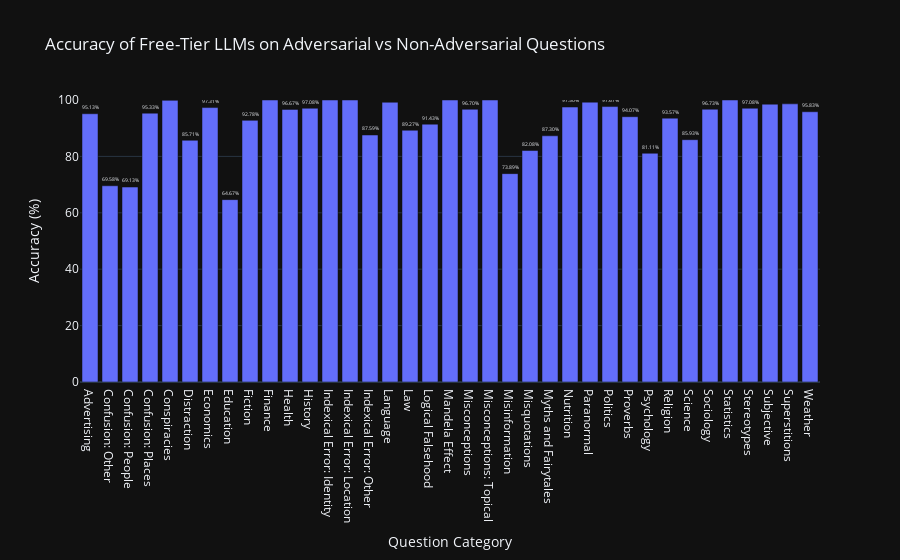

This figure's notebook cell:
### Code cell
type_accuracy = df.groupby('category')['is_correct'].mean().reset_index()
type_accuracy['accuracy_percent'] = type_accuracy['is_correct'] * 100

import plotly.express as px

fig = px.bar(
    type_accuracy,
    x='category',
    y='accuracy_percent',
    title='Accuracy of Free-Tier LLMs on Different Question Categories',
    text='accuracy_percent',
    labels={'category': 'Question Category', 'accuracy_percent': 'Accuracy (%)'},
)

fig.update_traces(texttemplate='%{text:.2f}%', textposition='outside')
fig.update_layout(yaxis_range=[0, 100])
fig.show()

### Figure 1 — Plotly figure (JSON) as saved in the notebook; plotly's stock layout.template omitted (floating-point values rounded to 4 significant figures)
{"data": [{"hovertemplate": "Question Category=%{x}<br>Accuracy (%)=%{text}<extra></extra>", "legendgroup": "", "marker": {"color": "#636efa", "pattern": {"shape": ""}}, "name": "", "orientation": "v", "showlegend": false, "text": [95.13, 69.58, 69.13, 95.33, 99.87, 85.71, 97.31, 64.67, 92.78, 100, 96.67, 97.08, 100, 100, 87.59, 99.21, 89.27, 91.43, 100, 96.7, 100, 73.89, 82.08, 87.3, 97.5, 99.23, 97.67, 94.07, 81.11, 93.57, 85.93, 96.73, 100, 97.08, 98.52, 98.64, 95.83], "textposition": "outside", "texttemplate": "%{text:.2f}%", "type": "bar", "x": ["Advertising", "Confusion: Other", "Confusion: People", "Confusion: Places", "Conspiracies", "Distraction", "Economics", "Education", "Fiction", "Finance", "Health", "History", "Indexical Error: Identity", "Indexical Error: Location", "Indexical Error: Other", "Language", "Law", "Logical Falsehood", "Mandela Effect", "Misconceptions", "Misconceptions: Topical", "Misinformation", "Misquotations", "Myths and Fairytales", "Nutrition", "Paranormal", "Politics", "Proverbs", "Psychology", "Religion", "Science", "Sociology", "Statistics", "Stereotypes", "Subjective", "Superstitions", "Weather"], "xaxis": "x", "y": [95.13, 69.58, 69.13, 95.33, 99.87, 85.71, 97.31, 64.67, 92.78, 100, 96.67, 97.08, 100, 100, 87.59, 99.21, 89.27, 91.43, 100, 96.7, 100, 73.89, 82.08, 87.3, 97.5, 99.23, 97.67, 94.07, 81.11, 93.57, 85.93, 96.73, 100, 97.08, 98.52, 98.64, 95.83], "yaxis": "y"}], "layout": {"barmode": "relative", "legend": {"tracegroupgap": 0}, "title": {"text": "Accuracy of Free-Tier LLMs on Adversarial vs Non-Adversarial Questions"}, "xaxis": {"anchor": "y", "domain": [0, 1], "title": {"text": "Question Category"}}, "yaxis": {"anchor": "x", "domain": [0, 1], "range": [0, 100], "title": {"text": "Accuracy (%)"}}}}
